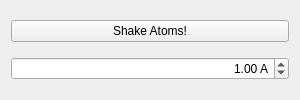
<?xml version="1.0" encoding="UTF-8"?>
<ui version="4.0">
 <class>SEAtomShakerAppGUIClass</class>
 <widget class="QWidget" name="SEAtomShakerAppGUIClass">
  <property name="geometry">
   <rect>
    <x>0</x>
    <y>0</y>
    <width>300</width>
    <height>100</height>
   </rect>
  </property>
  <property name="minimumSize">
   <size>
    <width>300</width>
    <height>100</height>
   </size>
  </property>
  <property name="windowTitle">
   <string/>
  </property>
  <layout class="QVBoxLayout" name="verticalLayout">
   <item>
    <widget class="QPushButton" name="pushButtonShake">
     <property name="text">
      <string>Shake Atoms!</string>
     </property>
    </widget>
   </item>
   <item>
    <widget class="QDoubleSpinBox" name="doubleSpinBoxMaximumDistance">
     <property name="alignment">
      <set>Qt::AlignRight|Qt::AlignTrailing|Qt::AlignVCenter</set>
     </property>
     <property name="suffix">
      <string> A</string>
     </property>
     <property name="value">
      <double>1.000000000000000</double>
     </property>
    </widget>
   </item>
  </layout>
 </widget>
 <resources/>
 <connections>
  <connection>
   <sender>pushButtonShake</sender>
   <signal>pressed()</signal>
   <receiver>SEAtomShakerAppGUIClass</receiver>
   <slot>onShakeAtomsPressed()</slot>
   <hints>
    <hint type="sourcelabel">
     <x>149</x>
     <y>49</y>
    </hint>
    <hint type="destinationlabel">
     <x>149</x>
     <y>49</y>
    </hint>
   </hints>
  </connection>
 </connections>
 <slots>
  <slot>onShakeAtomsPressed()</slot>
 </slots>
</ui>
